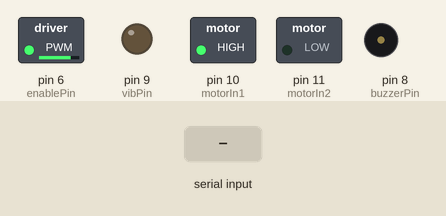
The sketch below on a simulated Arduino Uno, built with avr-gcc and run on an emulated ATmega328P. Parts: switched loads named in the sketch (green lamp = pin HIGH), output pins drawn as LEDs (lit = HIGH), buzzer (waves = sounding, pin HIGH). Inputs (shaded band) come from the test bench.

Above: at 1.2 s.
1.3 s: "ALERT\n" received over Serial
At 1.8 s:
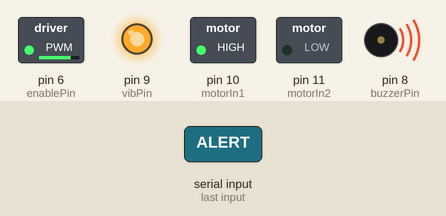
2.8 s: "NORMAL\n" received over Serial
At 4.2 s:
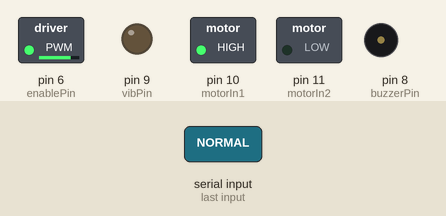
Timing chart, 0 to 5.8 s (numbered marks = the images above; inputs shaded):
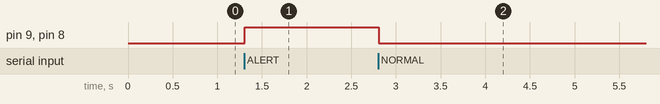

The sketch:

arduinoCode.ino
```cpp
// Sleepy Driver Alert System - Arduino side with 5 sec motor delay

const int buzzerPin = 8;
const int vibPin = 9;
const int motorIn1 = 10;
const int motorIn2 = 11;
const int enablePin = 6;

unsigned long alertStartTime = 0;
bool alertActive = false;       // True when ALERT received
bool motorStopped = false;      // To avoid stopping motor repeatedly

void setup() {
  Serial.begin(9600);

  pinMode(buzzerPin, OUTPUT);
  pinMode(vibPin, OUTPUT);
  pinMode(motorIn1, OUTPUT);
  pinMode(motorIn2, OUTPUT);
  pinMode(enablePin, OUTPUT);

  // Motor running normally
  digitalWrite(motorIn1, HIGH);
  digitalWrite(motorIn2, LOW);
  analogWrite(enablePin, 200);

  // Alerts off
  digitalWrite(buzzerPin, LOW);
  digitalWrite(vibPin, LOW);
}

void loop() {

  // Read serial commands
  if (Serial.available()) {
    String command = Serial.readStringUntil('\n');
    command.trim();

    // -------- ALERT RECEIVED --------
    if (command == "ALERT") {
      digitalWrite(buzzerPin, HIGH);
      digitalWrite(vibPin, HIGH);

      if (!alertActive) {
        alertStartTime = millis();  // start 5-sec countdown
        alertActive = true;
        motorStopped = false;
      }
    }

    // -------- NORMAL RECEIVED --------
    else if (command == "NORMAL") {
      digitalWrite(buzzerPin, LOW);
      digitalWrite(vibPin, LOW);

      // Motor ON again
      digitalWrite(motorIn1, HIGH);
      digitalWrite(motorIn2, LOW);
      analogWrite(enablePin, 200);

      // Reset flags
      alertActive = false;
      motorStopped = false;
    }
  }

  // -------- DELAYED MOTOR STOP LOGIC --------
  if (alertActive && !motorStopped) {
    if (millis() - alertStartTime >= 5000) {  // 5 seconds
      // Stop motor after 5 seconds
      analogWrite(enablePin, 0);
      digitalWrite(motorIn1, LOW);
      digitalWrite(motorIn2, LOW);

      motorStopped = true;
      Serial.println("Motor stopped after 5 seconds");
    }
  }
}
```

Measured:
- after the input at 1.3 s, pin 9 (vibPin), pin 8 (buzzerPin): LOW → HIGH at once
- after the input at 2.8 s, pin 6 (enablePin): stays 200/255 (without the input it goes to 0/255 after 3.5 s); pin 9 (vibPin), pin 8 (buzzerPin): HIGH → LOW at once; pin 10 (motorIn1): stays HIGH (without the input it goes to LOW after 3.5 s)
